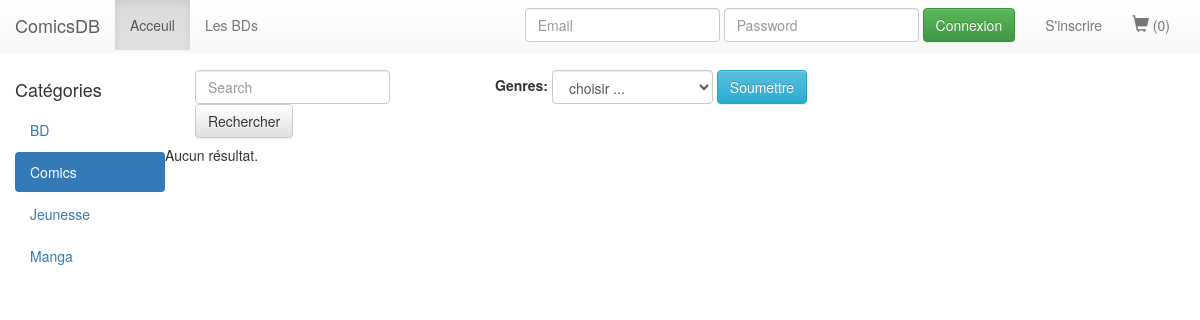
The page /index.php?category_id=4 on the database as committed earlier.
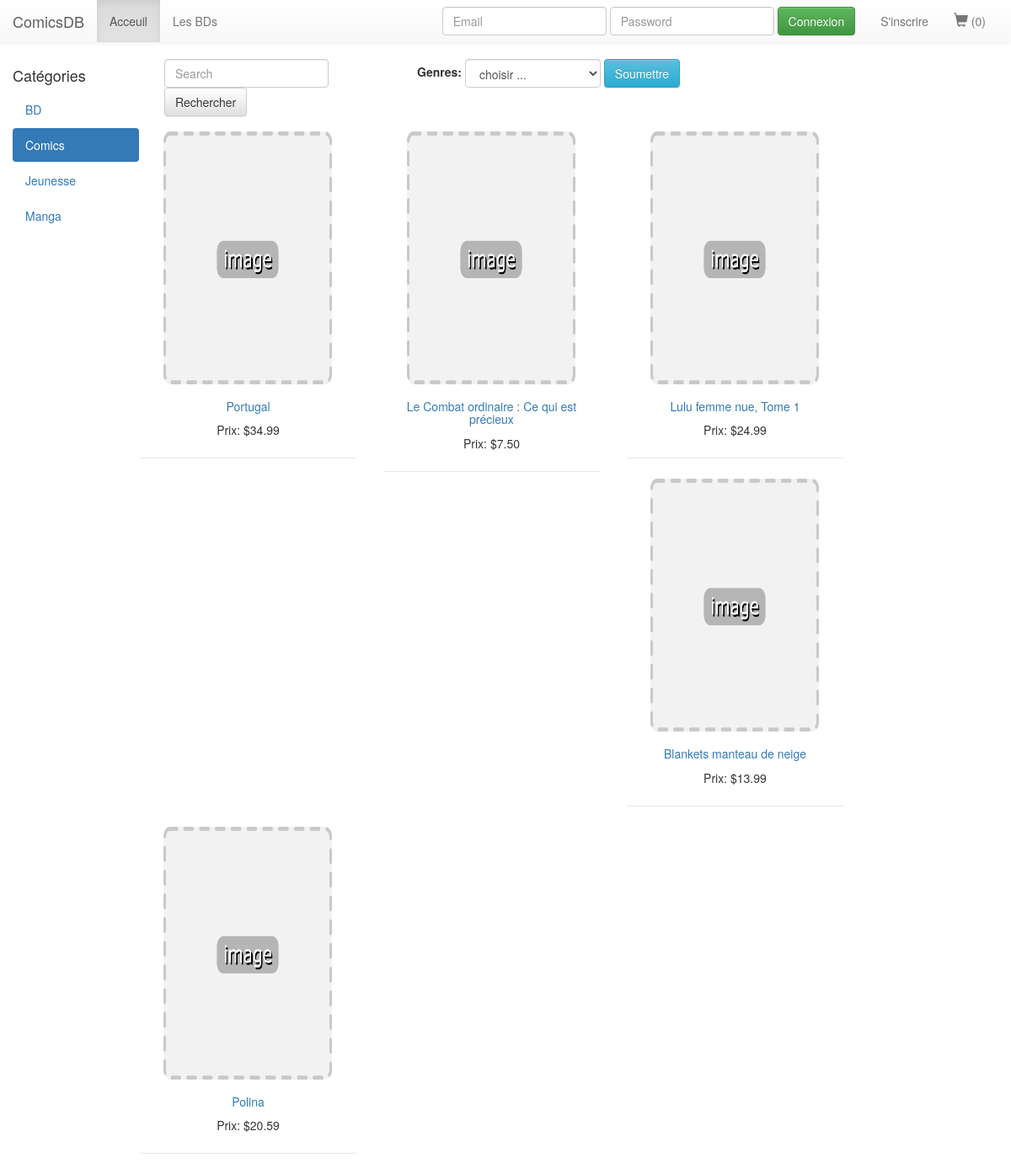
The same page on the database as committed later.
### tables this page shows
CREATE TABLE IF NOT EXISTS `categories` (
  `category_id` tinyint(3) unsigned NOT NULL AUTO_INCREMENT,
  `name` varchar(20) NOT NULL,
  PRIMARY KEY (`category_id`),
  KEY `name` (`name`)
);

CREATE TABLE IF NOT EXISTS `comics` (
  `comic_id` mediumint(8) unsigned NOT NULL AUTO_INCREMENT,
  `publisher_id` mediumint(8) unsigned NOT NULL,
  `author_id` mediumint(9) unsigned NOT NULL,
  `category_id` tinyint(3) unsigned NOT NULL,
  `title` varchar(45) NOT NULL,
  `description` varchar(255) NOT NULL,
  `isbn` varchar(25) NOT NULL,
  `rating` float(10,2) NOT NULL,
  `price` decimal(10,2) NOT NULL,
  `cover_img_path` varchar(60) DEFAULT NULL,
  `preview_img_path` varchar(60) DEFAULT NULL,
  `publishing_date` datetime NOT NULL,
  PRIMARY KEY (`comic_id`),
  KEY `title` (`title`),
  KEY `price` (`price`),
  KEY `rating` (`rating`),
  KEY `publisher_id` (`publisher_id`),
  KEY `category_id` (`category_id`),
  KEY `author_id` (`author_id`)
);

### data/_categories.php (called while the page is built, shortened)
<?php
require_once '_dbConnect.php';
function get_categories($category_id = false)
{
    global $mysqli;
    $result = false;
    $table_categories = TB_CATEGORIES;
    $queryString = "SELECT * FROM $table_categories";
    $queryResult = $mysqli->query($queryString);
    if ($queryResult && ($queryResult->num_rows > 0)) {
        $result = array();
        while ($row = $queryResult->fetch_assoc()) {
            $result[] = $row;
        }
    }
    return $result;
}

### data/_comics.php (called while the page is built, shortened)
<?php
require_once '_dbConnect.php';
function get_comics($category_id = false)
{
    global $mysqli;
    $result = false;
    $table_comics = TB_COMICS;
    $queryString = "SELECT * FROM $table_comics";
    if (false !== $category_id) {
        $queryString .= " WHERE category_id = $category_id";
    }
    $queryResult = $mysqli->query($queryString);
    if ($queryResult && ($queryResult->num_rows > 0)) {
        $result = array();
        while ($row = $queryResult->fetch_assoc()) {
            $result[] = $row;
        }
    }
    return $result;
}

### index.php (the view, shortened to what this page needs)
<?php
require_once 'data/_categories.php';
require_once 'data/_comics.php';
$categories = get_categories();
$active = '';
if (array_key_exists(P_CAT_ID, $_GET)) {
    $comics = get_comics($_GET[P_CAT_ID]);
} elseif (array_key_exists(P_GENRES, $_GET)) {
    $comics = get_comics($_GET[P_GENRES]);
} else {
    $comics = get_comics();
}
?>
<!DOCTYPE html>
<html lang="en">
<head>
    <link rel="stylesheet" href="https://maxcdn.bootstrapcdn.com/bootstrap/3.3.5/css/bootstrap.min.css">
    <link rel="stylesheet" href="https://maxcdn.bootstrapcdn.com/bootstrap/3.3.5/css/bootstrap-theme.min.css">
    <link rel="stylesheet" href="style/main.css" />
</head>
<body>
<?php require_once('views/_view_header.php') ?>
<div id="cat_nav" class="col-md-1">
    <h4>Catégories</h4>
    <ul class="nav nav-pills nav-stacked">
        <?php
        foreach ($categories as $category) {
            if (array_key_exists(P_CAT_ID, $_GET)) {
                if ($_GET[P_CAT_ID] == $category[P_CAT_ID]) {
                    $active = 'active';
                }
            }
            echo '<li class="', $active, '"><a href="index.php?', P_CAT_ID, '=', $category[P_CAT_ID], '">', $category['name'], '</a></li>';
            $active = '';
        }
        ?>
    </ul>
</div>
<?php require_once('views/_view_filter.php'); ?>
<div id="comics_list" class="row">
<?php if ($comics) { ?>
<div id="comics_list" class="row">
    <?php foreach ($comics as $comic) { ?>
        <div class="col-sm-6 col-md-4">
            <div class="thumbnail">
                <a href="comic_detail.php?<?php echo ITEM_ID.'='.$comic[ITEM_ID] ?>">
                    <img src="<?php echo $comic[ITEM_COVER] ?>" alt="<?php echo $comic[ITEM_TITLE] ?>" onerror="this.src='images/couv/place_holder.png'" />
                </a>
                <div class="caption">
                    <h5><a href="comic_detail.php?<?php echo ITEM_ID.'='.$comic[ITEM_ID] ?>">
                        <?php echo $comic[ITEM_TITLE] ?></a>
                    </h5>
                    <p>Prix: <?php echo '$', $comic[ITEM_PRICE] ?></p>
                </div>
            </div>
        </div>
    <?php } } else { echo '<p>Aucun résultat.</p>'; } ?>
</div>
</body>
</html>

### views/_view_header.php (shortened to what this page needs)
<header>
    <nav id="menu" class="navbar navbar-default">
        <div class="container-fluid">
            <div class="navbar-header">
                <a class="navbar-brand" href="index.php"><?php echo SITE_NAME; ?></a>
                <ul class="nav navbar-nav navbar-left">
                    <li class="active"><a href="<?php echo PAGE_INDEX ?>">Acceuil <span class="sr-only">(current)</span></a></li>
                    <li><a href="#">Les BDs</a></li>
                </ul>
            </div>
            <div class="collapse navbar-collapse" id="bs-example-navbar-collapse-1">
                <?php require_once 'views/_view_login.php' ?>
            </div>
        </div>
    </nav>
</header>

### views/_view_login.php (shortened to what this page needs)
<?php
$login_message = '';
$errMsg = '';
$isAuth = true;
$valid_login = array(
    EMAIL => array(
        'value' => '',
        'isValid' => true,
        'errMsg' => ''
    ),
    PASS => array(
        'value' => '',
        'isValid' => true,
        'errMsg' => ''
    )
);
$filename = $_SERVER['PHP_SELF'];
$filename_pos= strrpos($filename , '/');
$filename = substr($filename , $filename_pos + 1);
?>
<ul class="nav navbar-nav navbar-right">
    <li><a href="cart.php"><span class="glyphicon glyphicon-shopping-cart lg"></span> (<?php echo $_SESSION[SESS_CART_TOTAL]; ?>)</a></li>
</ul>
<?php if(array_key_exists(FIRST_NAME, $_SESSION)) { ?>
<form class="navbar-form navbar-right" method="post" action="index.php">
    <label><?php echo $login_message; ?></label>
    <button type="submit" name="submit_logout" class="btn btn-link" title="Déconnexion">
        <span class="glyphicon glyphicon-log-out lg" aria-hidden="true"></span>
    </button>
</form>
<?php } elseif($filename !== 'signup.php') { ?>
<ul class="nav navbar-nav navbar-right">
    <li><a href="signup.php">S'inscrire</a></li>
</ul>
<form class="navbar-form navbar-right" method="post" id="loginForm">
    <div class="form-group">
        <input type="text" name="<?php echo EMAIL ?>" placeholder="Email"
               value="<?php
               echo (array_key_exists(EMAIL, $_POST)) ? $_POST[EMAIL] : '';
               ?>" class="form-control <?php echo (!$valid_login[EMAIL]['isValid'] || !$isAuth) ? 'err_msg' : '' ?>" />
    </div>
    <div class="form-group">
        <input type="password" name="<?php echo PASS ?>" placeholder="Password"
               value="<?php echo (array_key_exists(PASS, $_POST)) ? $_POST[PASS] : '';?>"
               class="form-control <?php echo ( !$valid_login[PASS]['isValid'] || !$isAuth) ? 'err_msg' : '' ?>" />
    </div>
    <button id="login_btn" type="submit" name="submit_login" class="btn btn-success">Connexion</button>
</form>
    <ul class="nav navbar-nav navbar-right">
        <li><a id="errAuth" class="red" style="cursor:default" href="#"><?php echo $errMsg; ?></a></li>
    </ul>
<?php }else{ ?>
<h3 class="msg-inscription">Inscrivez vous maintenant!</h3>
<?php } ?>

### views/_view_filter.php (shortened to what this page needs)
<?php
require_once 'data/_genres.php';
require_once 'data/_comics.php';
?>
<form class="form-inline" action="<?php echo PAGE_INDEX ?>">
    <div class="form-group col-md-3">
        <input type="text" name="<?php echo P_INPUT_SEARCH; ?>" class="form-control" placeholder="Search" />
        <input type="submit" name="<?php echo NAV_SEARCH; ?>" class="btn btn-default" value="Rechercher" />
    </div>
    <div class="form-group col-md-4">
        <label for="genres_list">Genres:</label>
        <select id="genres_list" name="<?php echo P_GENRES; ?>" class="form-control" >
            <option value="-1">choisir ...</option>
        </select>
        <input class="btn btn-info" type="submit" name="<?php echo SUBMIT; ?>" value="Soumettre" />
    </div>
</form>

### style/main.css (style rules this page uses)
body { margin: 0; padding: 0; }
#menu { border: 0; border-radius: 0; }
.thumbnail a img { width: 200px; height: 300px; }
#cat_nav, #comics_list { display: inline-block; }
#cat_nav { width: 15%; }
#comics_list { width: 85%; margin-top: 7px; }
span.glyphicon-shopping-cart { font-size: 1.2em; }
div.col-sm-6.col-md-4 { text-align: center; }
div.thumbnail { border: none; box-shadow: 0 0 0 0 ; border-bottom: 1px solid rgb(232, 232, 232); }
header { text-align: center; }
.navbar-default .navbar-nav>li>#errAuth:hover, .navbar-default .navbar-nav>li>#errAuth:link, .navbar-default .navbar-nav>li>#errAuth:visited, #cart button.red, .red { color: #d9534f; }

Rows that differ between the two databases and show on the page:
added comics: title "Portugal", price "34.99"
added comics: title "Le Combat ordinaire : Ce qui est précieux", price "7.50"
added comics: title "Lulu femme nue, Tome 1", price "24.99"
added comics: title "Blankets manteau de neige", price "13.99"
added comics: title "Polina", price "20.59"
Other text that changed with them:
text no longer shown: "Aucun résultat."
